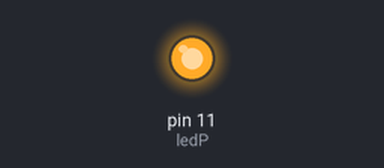
The sketch below on a simulated Arduino Mega 2560, built with avr-gcc and run on an emulated ATmega2560. On the bench: output pins drawn as LEDs (lit = HIGH).

Above: at 0.1 s.
Timing chart, 0 to 1.6 s (numbered marks = the images above):
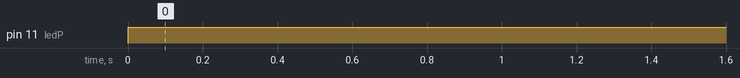

The sketch:

led_prep.ino
```cpp
// constants
const int ledP = 11;

boolean f1 = false;

// vars

void setup()
{
  pinMode(ledP, OUTPUT);
  digitalWrite(ledP, LOW);
  Serial.begin(9600);
}

void loop()
{
  int inX = 4;
  do
  {
    for (int i=0; i <= 3; i++)
    {
      digitalWrite(ledP, HIGH);
      delay(5000);
      inX = i;
    }
    if(inX == 4)
    {
      digitalWrite(ledP, LOW);
    }
  } while(inX < 3);

  if(f1 == true)
  {
    digitalWrite(ledP, LOW);
  }
}
```

Measured:
- by itself, pin 11 (ledP): LOW → HIGH at 0.00 s
